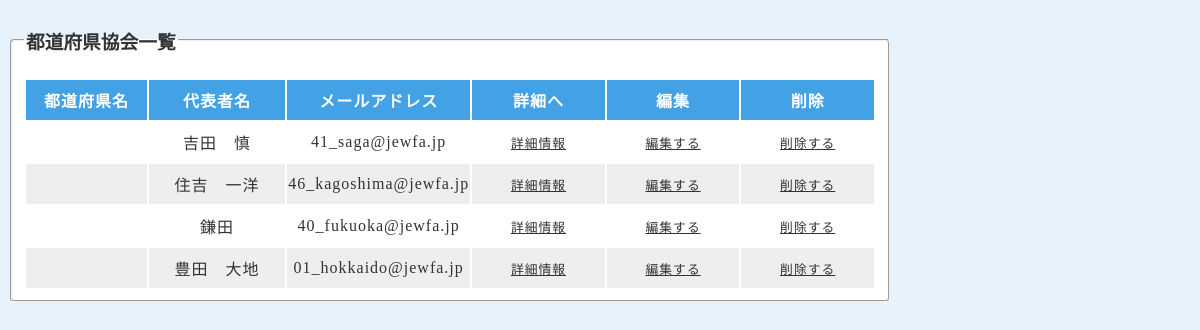
The page /prefecture_table/pref_read.php (signed in) on the database as committed earlier.
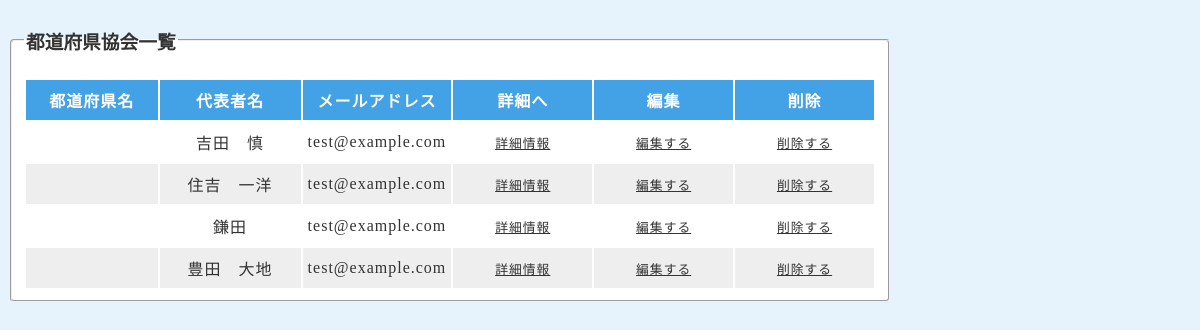
The same page on the database as committed later.
### tables this page shows
CREATE TABLE `pref_managers` (
  `id` int(8) NOT NULL,
  `pref` varchar(128) NOT NULL,
  `manager` varchar(128) NOT NULL,
  `mail` varchar(128) NOT NULL,
  `tel` varchar(128) NOT NULL,
  `yuubin` varchar(128) NOT NULL,
  `address` varchar(128) NOT NULL,
  `created_at` datetime NOT NULL,
  `updated_at` datetime NOT NULL
);

### prefecture_table/pref_read.php (the view, shortened to what this page needs)
<?php
$pdo = connect_to_pref_db();
$sql = 'SELECT id, prefecture, manager, mail FROM pref_managers';
$stmt = $pdo->prepare($sql);
$status = $stmt->execute();
if ($status == false) {
  $error = $stmt->errorInfo();
  echo json_encode(["error_msg" => "{$error[2]}"]);
  exit();
} else {
  $result = $stmt->fetchAll(PDO::FETCH_ASSOC);
  $output = "";
  foreach ($result as $record) {
    $output .= "<tr>";
    $output .= "<td>{$record["prefecture"]}</td>";
    $output .= "<td>{$record["manager"]}</td>";
    $output .= "<td>{$record["mail"]}</td>";
    $output .= "<td><a href ='pref_detail.php?id={$record["id"]}'>詳細情報</a></td>";
    $output .= "<td><a href ='pref_edit.php?id={$record["id"]}'>編集する</a></td>";
    $output .= "<td><a href ='pref_delete.php?id={$record["id"]}'>削除する</a></td>";
    $output .= "</tr>";
  }
}
?>
<!DOCTYPE html>
<html lang="ja">
<head>
  <link rel="stylesheet" href="css/style.css">
</head>
<body>
  <fieldset>
    <legend><h3>都道府県協会一覧</h3></legend>
    <table>
      <thead>
        <tr>
          <th>都道府県名</th>
          <th>代表者名</th>
          <th>メールアドレス</th>
          <th>詳細へ</th>
          <th>編集</th>
          <th>削除</th>
        </tr>
      </thead>
      <tbody>
        <?= $output ?>
      </tbody>
    </table>
  </fieldset>
</body>
</html>

Rows that differ between the two databases and show on the page:
changed pref_managers "吉田 慎": mail "41_saga@jewfa.jp" → "test@example.com"
changed pref_managers "住吉 一洋": mail "46_kagoshima@jewfa.jp" → "test@example.com"
changed pref_managers "鎌田": mail "40_fukuoka@jewfa.jp" → "test@example.com"
changed pref_managers "豊田 大地": mail "01_hokkaido@jewfa.jp" → "test@example.com"
